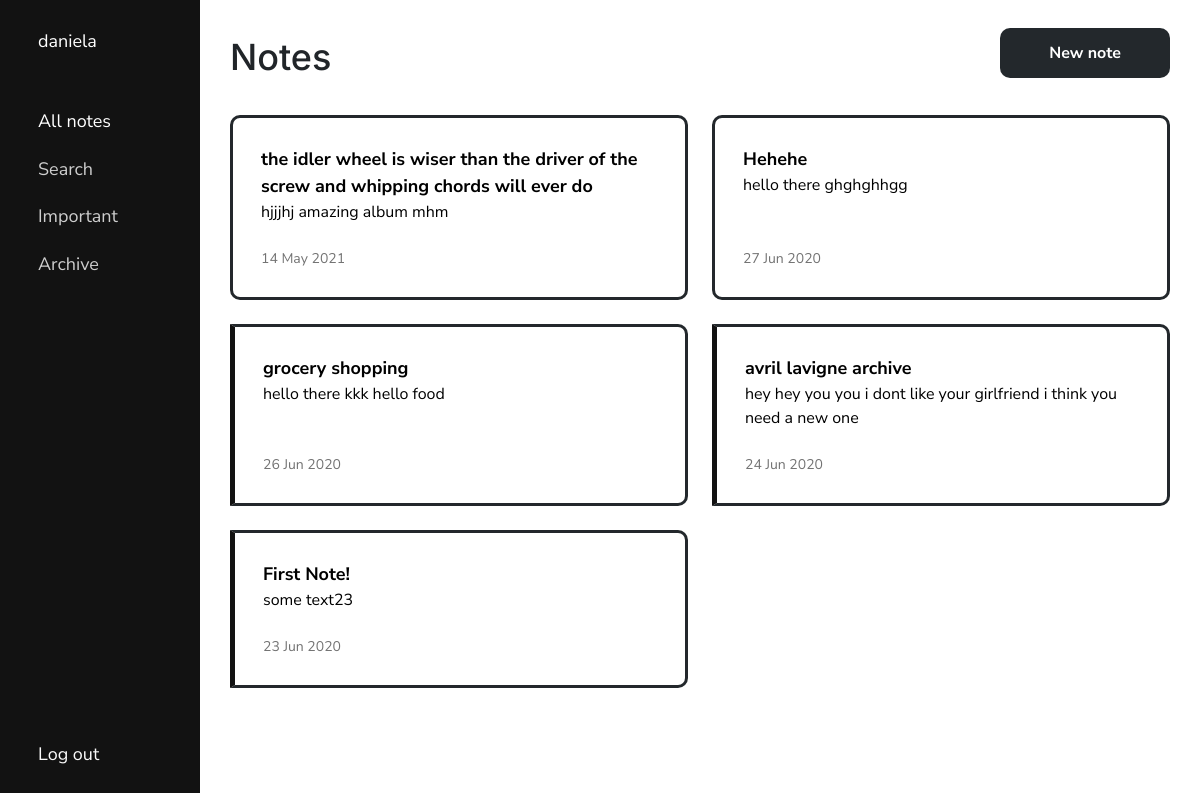
Page /notes/ (signed in) on the earlier database version.
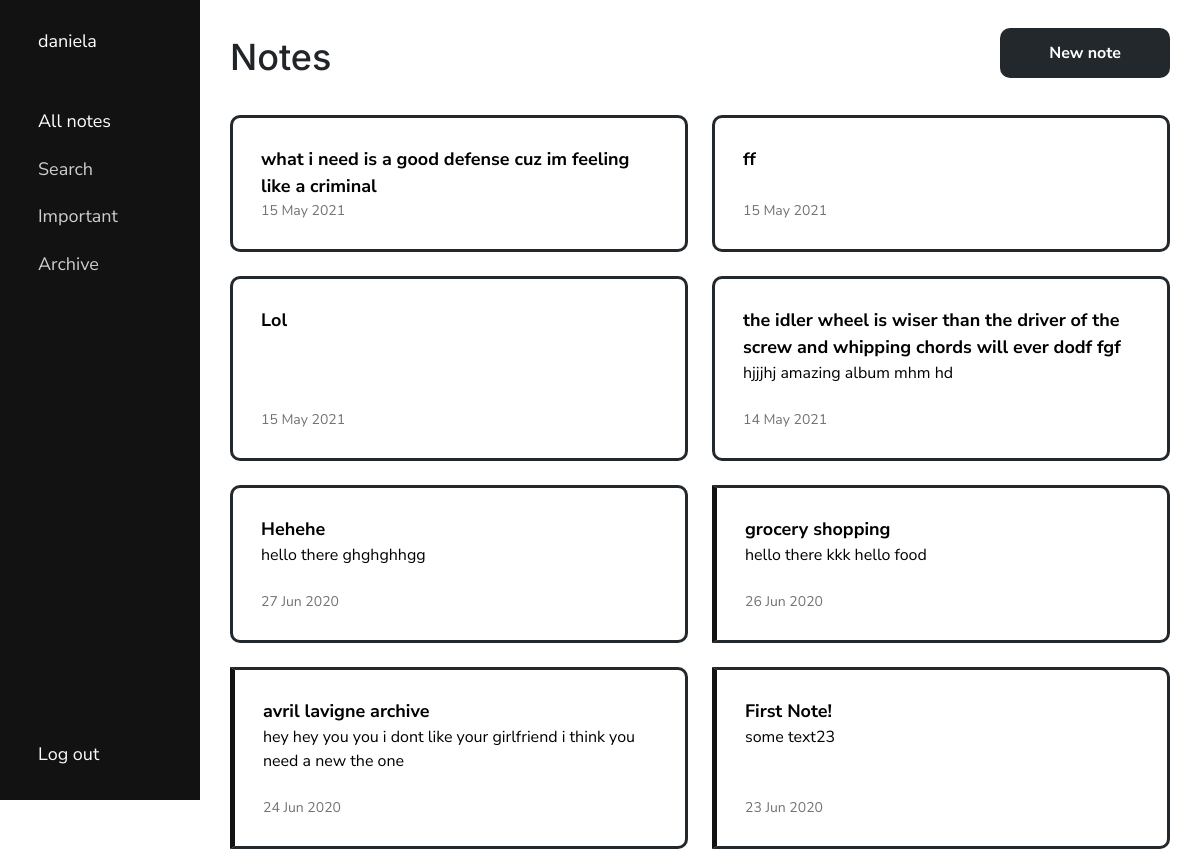
Same page on the later database version.
### notes/models.py (models this page shows, shortened)
class Note(models.Model):
    title = models.TextField(max_length=100)
    text = HTMLField(blank=True)
    date = models.DateTimeField(auto_now_add=True)
    important = models.BooleanField(default=False)
    archive = models.BooleanField(default=False)
    user = models.ForeignKey(User, on_delete=models.CASCADE)

### notes/views.py (the view)
# urls.py: path('notes/', views.notes, name='notes'),
def notes(request):
    usernotes = Note.objects.filter(user=request.user, archive=False).order_by('-date')
    active = 'noteLink'
    return render(request, 'notes/notes.html', {'notes': usernotes, 'active': active})

### notes/templates/notes/notes.html (shortened to what this page needs)
{% load static %}
<!DOCTYPE html>
<html>
<head>
    <link rel="stylesheet" href="https://stackpath.bootstrapcdn.com/bootstrap/4.5.0/css/bootstrap.min.css">
    <link rel="stylesheet" href="https://cdnjs.cloudflare.com/ajax/libs/material-design-icons/3.0.1/iconfont/material-icons.min.css">
    <link rel="stylesheet" type="text/css" href="{% static 'notes/style.css' %}">
    <link rel="stylesheet" type="text/css" href="{% static 'notes/notes.css' %}">
</head>
<body>
    <div class="container-fluid">
        <div class="row" id="mainRow">
            {% include "notes/navbar.html" %}
            <div class="col-sm-9 col-md-10 col-lg-10" id="content">
                <div class="container">
                    <div>
                        <h1>Notes</h1>
                        <a href="{% url 'add' %}" class="btn">New note</a>
                    </div>
                    {% if notes %}
                    <div id="notes">
                        <ul>
                            {% for note in notes %}
                            <li class="note {% if note.important %} important{% endif %}">
                                <a href="{% url 'note' note.id %}">
                                    <div class="note-info">
                                        <div class="note-content">
                                            <div class="medium-text"><b>{{ note.title }}</b></div>
                                            {% if note.text %}
                                            <div class="note-text">{{ note.text|striptags|truncatechars:150 }}</div>
                                            {% endif %}
                                        </div>
                                        <div class="date">{{ note.date|date:'d M Y' }}</div>
                                    </div>
                                </a>
                            </li>
                            {% endfor %}
                        </ul>
                    </div>
                    {% else %}
                    <div id="noNotes">
                        <p class="text-center medium-text">You don't have any notes. <a href="{% url 'add' %}">Create a new note.</a></p>
                    </div>
                    {% endif %}
                </div>
            </div>
        </div>
    </div>
</body>
</html>

### notes/templates/notes/navbar.html (shortened to what this page needs)
<div class="col-sm-3 col-md-2 col-lg-2" id="menu">
    <nav>
        <div id="links">
            <ul>
                <li>
                    <div id="user">
                        <span id="userInfo" class="medium-text" title='{{ user.username }}'>{{ user.username }}</span>
                    </div>
                </li>
                <li>
                    <a href="{% url 'notes' %}" id="noteLink">
                        <span class="medium-text">All notes</span>
                    </a>
                </li>
                <li>
                    <a href="{% url 'search' %}" id="searchLink">
                        <span class="medium-text">Search</span>
                    </a>
                </li>
                <li>
                    <a href="{% url 'important' %}" id="importantLink">
                        <span class="medium-text">Important</span>
                    </a>
                </li>
                <li>
                    <a href="{% url 'showarchive' %}" id="archiveLink">
                        <span class="medium-text">Archive</span>
                    </a>
                </li>
                <li>
                    <a href="#" id="logout">
                        <form action="{% url 'logoutuser' %}" method="POST">
                            <button type="submit" id="logout" title="Log out">
                                <span class="medium-text">Log out</span>
                            </button>
                        </form>
                    </a>
                </li>
            </ul>
        </div>
    </nav>
</div>

### notes/static/notes/style.css (style rules this page uses)
:root { --light-gray: #fafafa; --black: #121212; --dark-gray:#23282c; --gray: #cecece; }
html, body { height: 100%; }
body { font-family: 'Nunito Sans', sans-serif; }
h1, h2, h3 { font-family: 'Inter', sans-serif; }
h1 { font-size: 36px }
.medium-text { font-size: 18px; }
a { color: var(--black); font-weight: bold; transition: all 200ms ease-in-out; }
.btn { color: white; background-color: var(--dark-gray); font-weight: bold; border-radius: 10px; transition: all 200ms ease-in-out; }

### notes/static/notes/notes.css (style rules this page uses)
#mainRow { height: 100vh }
#menu { background-color: var(--black); color: white; padding: 28px 24px; overflow-x: hidden; position: fixed; top: 0; height: 100vh; z-index: 10; height: 100vh; transition: all 500ms ease 0s; overflow: hidden; }
nav { transition: all 500ms ease 0s; }
#user { position: absolute; top: 28px; }
button#logout { color: var(--light-gray); padding: 0; border: none; background-color: transparent; outline: none; position: absolute; bottom: 28px; }
#links { margin-top: 36px; }
#links ul { list-style-type: none; padding-left: 0 }
#links ul li { margin-bottom: 16px; }
#links a { color: var(--gray); }
#links span.medium-text { vertical-align: top; font-weight: normal; }
#links ul li:nth-child(2) { margin-top: 80px; }
h1 { margin-top: 36px; display: inline-block; }
#content { position: absolute; right: 0; }
#content a.btn { padding: 12px 48px; margin-top: 28px; float: right; }
#notes, #noNotes { margin-top: 28px; }
#notes ul { list-style-type: none; padding-left: 0; display: grid; grid-gap: 24px; grid-template-columns: repeat(auto-fill, minmax(300px,1fr)); }
.note { position: relative; padding: 28px; border-radius: 10px; border: 3px solid var(--dark-gray) }
.note.important { border-left: 5px solid var(--black); border-radius: 0 10px 10px 0; }
.note a { color: black; font-weight: normal; }
.note div { word-break: break-word; }
.note .medium-text { vertical-align: top; }
.note-info { height: 100%; display: flex; flex-direction: column; justify-content: space-between; }
.note .date { color: #737373; font-size: 14px; }
.note .note-text { margin-bottom: 24px }
@media (min-width: 1144px) { #menu { padding: 28px 28px !important; } }

Differences in the rows shown:
added Note: title "what i need is a good defense cuz im feeling like a criminal", date "15 May 2021"
added Note: title "ff", date "15 May 2021"
added Note: title "Lol", date "15 May 2021"
changed Note: title "the idler wheel is wiser than the driver of the screw and whipping chords will ever do" → "the idler wheel is wiser than the driver of the screw and whipping chords will ever dodf fgf"; text "hjjjhj amazing album mhm" → "hjjjhj amazing album mhm hd"
changed Note "avril lavigne archive": text "hey hey you you i dont like your girlfriend i think you need a new one" → "hey hey you you i dont like your girlfriend i think you need a new the one"
